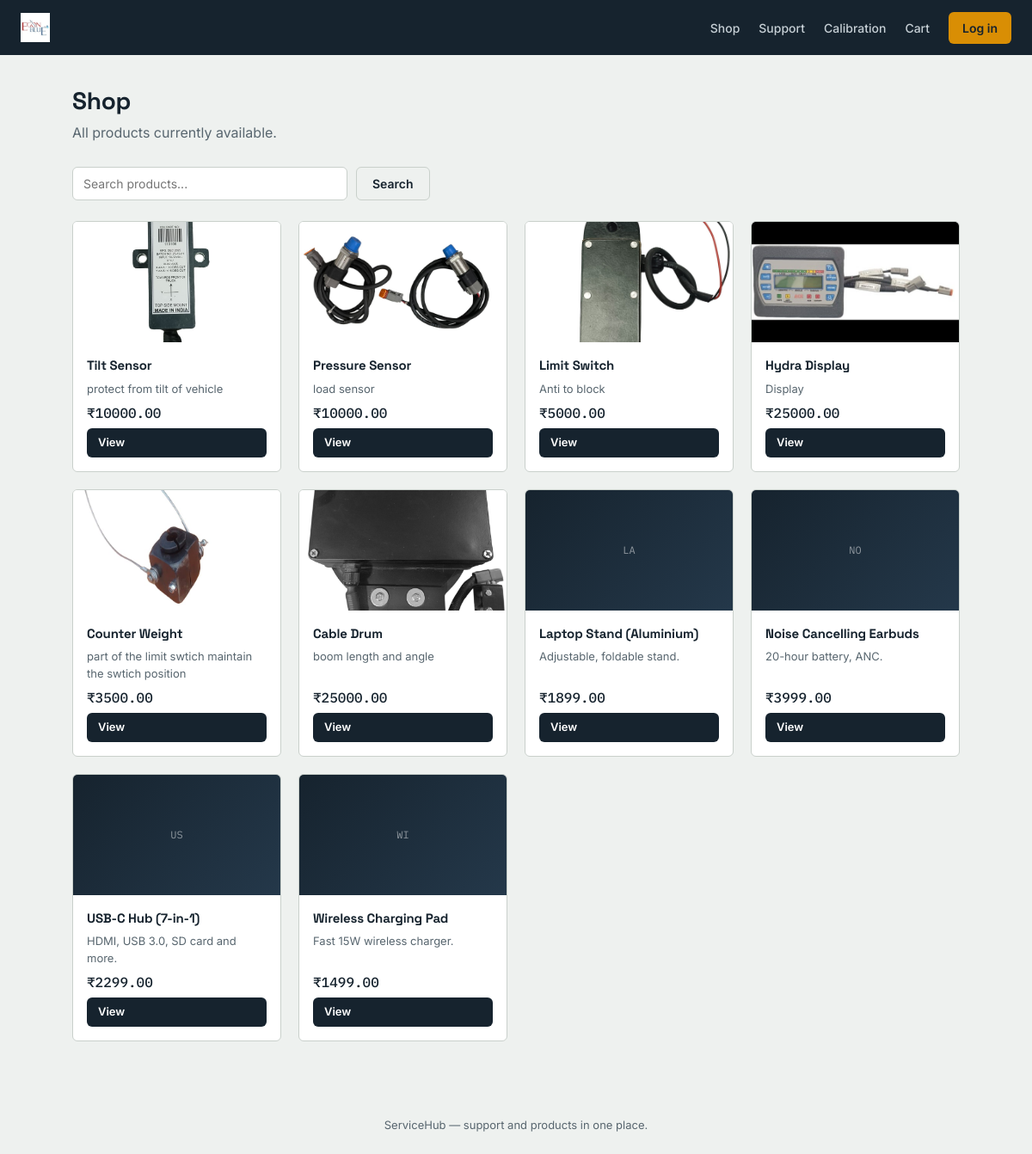
/products, run on an earlier commit of the app's database.
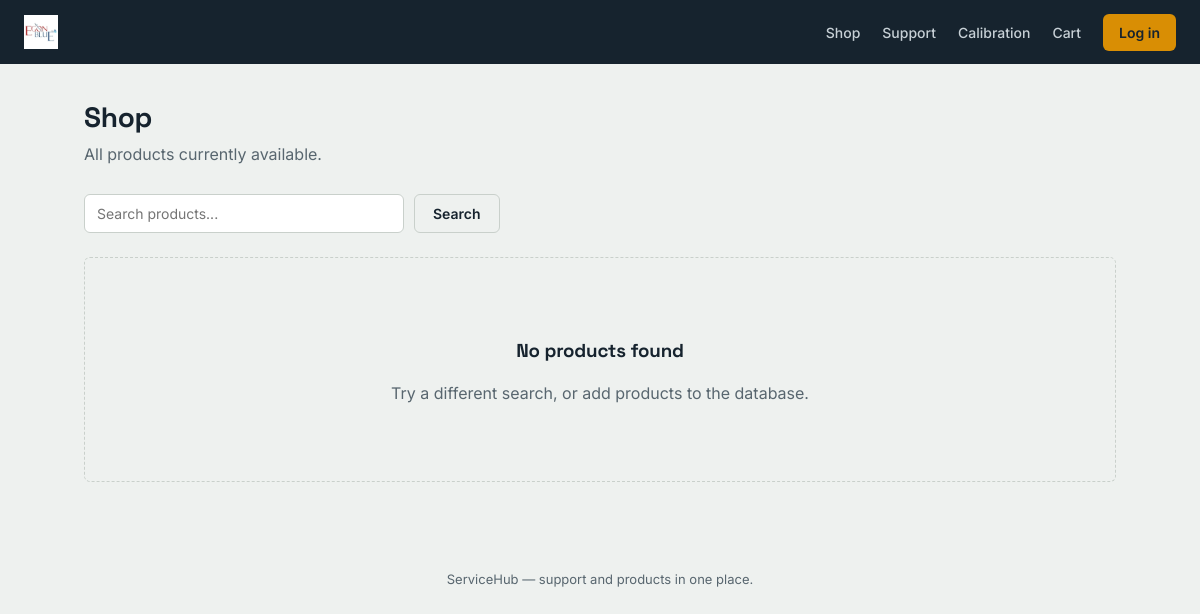
And on a later commit of the database.
### servicehub/app.py (models this page shows)
class Product(db.Model):
    id = db.Column(db.Integer, primary_key=True)
    name = db.Column(db.String(200), nullable=False)
    description = db.Column(db.Text)
    price = db.Column(db.Float, nullable=False)
    stock = db.Column(db.Integer, default=0)
    image_url = db.Column(db.String(400))
    created_at = db.Column(db.DateTime, default=datetime.utcnow)

### servicehub/app.py (the view)
@app.route('/products')
def products():
    q = request.args.get('q', '').strip()
    query = Product.query
    if q:
        query = query.filter(Product.name.ilike(f'%{q}%'))
    products = query.order_by(Product.created_at.desc()).all()
    return render_template('products.html', products=products, q=q)

### servicehub/templates/products.html (shortened to what this page needs)
{% extends 'base.html' %}
{% block content %}
<div class="page-header">
  <h1>Shop</h1>
  <p>All products currently available.</p>
</div>
<form method="get" style="margin-bottom:24px; display:flex; gap:10px;">
  <input type="text" name="q" placeholder="Search products..." value="{{ q }}" style="max-width:320px;">
  <button class="btn btn-outline" type="submit">Search</button>
</form>
{% if products %}
<div class="grid grid-4">
  {% for p in products %}
  <div class="product-card">
    {% if p.image_url %}
    <div class="thumb thumb-img" style="background-image:url('{{ p.image_url }}');"></div>
    {% else %}
    <div class="thumb">{{ p.name[:2].upper() }}</div>
    {% endif %}
    <div class="body">
      <h3>{{ p.name }}</h3>
      <div class="desc">{{ p.description }}</div>
      <div class="price">&#8377;{{ '%.2f'|format(p.price) }}</div>
      <a href="{{ url_for('product_detail', product_id=p.id) }}" class="btn btn-primary btn-sm">View</a>
    </div>
  </div>
  {% endfor %}
</div>
{% else %}
<div class="empty">
  <h3>No products found</h3>
  <p>Try a different search, or add products to the database.</p>
</div>
{% endif %}
{% endblock %}

What changed in the data, as far as the page shows it:
removed Product: image_url (picture), name "Tilt Sensor", description "protect from tilt of vehicle", price "10000.00"
removed Product: image_url (picture), name "Pressure Sensor", description "load sensor", price "10000.00"
removed Product: image_url (picture), name "Limit Switch", description "Anti to block", price "5000.00"
removed Product: image_url (picture), name "Hydra Display", description "Display", price "25000.00"
removed Product: image_url (picture), name "Counter Weight", description "part of the limit swtich maintain the swtich position", price "3500.00"
removed Product: image_url (picture), name "Cable Drum", description "boom length and angle", price "25000.00"
removed Product: name "LA", name "Laptop Stand (Aluminium)", description "Adjustable, foldable stand.", price "1899.00"
removed Product: name "NO", name "Noise Cancelling Earbuds", description "20-hour battery, ANC.", price "3999.00"
removed Product: name "US", name "USB-C Hub (7-in-1)", description "HDMI, USB 3.0, SD card and more.", price "2299.00"
removed Product: name "WI", name "Wireless Charging Pad", description "Fast 15W wireless charger.", price "1499.00"
Also different on the page:
text now shown: "No products found Try a different search, or add products to the database."
